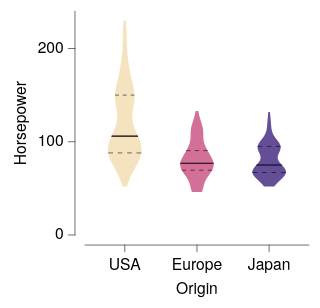

The specification (Vega-Lite) saved for this image:
### Vega-Lite specification from a JSON file in a GitHub repository (floating-point values rounded to 4 significant figures; data arrays with more than 128 entries replaced by an {"elided": "..."} marker saying what was removed)
{"background": null, "config": {"arc": {"fill": "#DBDBDB", "fillOpacity": 1.0, "innerRadius": 25.0, "padAngle": 0.03, "stroke": "black", "strokeOpacity": 1, "strokeWidth": 0.25}, "area": {"fill": "#DBDBDB", "fillOpacity": 1.0, "stroke": "black", "strokeOpacity": 1, "strokeWidth": 0.25}, "axis": {"domain": true, "domainCap": "round", "domainColor": "black", "domainWidth": 0.25, "grid": false, "gridCap": "round", "gridColor": "#F1F1F1", "gridDash": [0, 0], "gridOpacity": 1.0, "gridWidth": 0.25, "labelColor": "black", "labelFont": "Helvetica Neue, HelveticaNeue, Helvetica, Arial, sans-serif", "labelFontSize": 7, "labelFontStyle": "normal", "labelFontWeight": 400, "offset": 4.5, "ticks": true, "tickCap": "round", "tickColor": "black", "tickRound": false, "tickSize": 3, "tickWidth": 0.25, "titleColor": "black", "titleFont": "Helvetica Neue, HelveticaNeue, Helvetica, Arial, sans-serif", "titleFontSize": 7, "titleFontStyle": "normal", "titleFontWeight": 400}, "axisX": {"domain": true, "labelAlign": "center", "labelAngle": 0, "labels": true, "ticks": true, "translate": 0}, "axisY": {"domain": true, "labelAlign": "right", "labelAngle": 0, "labels": true, "ticks": true, "translate": 0}, "axisRight": {"domain": true, "labelAlign": "left", "labelAngle": 0, "labels": true, "ticks": true, "translate": 0}, "axisTop": {"domain": true, "labelAlign": "center", "labelAngle": 0, "labels": true, "ticks": true, "translate": 0}, "axisBand": {"tickOffset": 0}, "bar": {"fill": "#DBDBDB", "fillOpacity": 1.0, "stroke": "black", "strokeOpacity": 1, "strokeWidth": 0.25}, "boxplot": {"size": 9.0, "ticks": {"cornerRadius": 0.25, "fill": "black", "opacity": 1, "size": 4.5, "thickness": 0.25}, "box": {"fillOpacity": 1.0, "stroke": "black", "strokeOpacity": 1, "strokeWidth": 0.25}, "median": {"cornerRadius": 0, "fill": "black", "fillOpacity": 1.0, "opacity": 1, "size": 9.0, "thickness": 0.25}, "rule": {"fill": "black", "fillOpacity": 1.0, "size": 10.0, "stroke": "black", "strokeDash": [0, 0], "strokeOpacity": 1, "strokeWidth": 0.25}, "outliers": {"color": "black", "fill": "black", "fillOpacity": 1.0, "size": 0, "stroke": "black", "strokeOpacity": 1, "strokeWidth": 0.25}}, "circle": {"fill": "black", "fillOpacity": 1.0, "size": 1.25, "stroke": null, "strokeOpacity": 1, "strokeWidth": 0.25}, "errorband": {"band": {"fillOpacity": 0.6, "stroke": null, "strokeWidth": 0.25, "strokeOpacity": 1}, "borders": {"opacity": 0, "strokeOpacity": 0.25, "strokeWidth": 1}}, "errorbar": {"opacity": 1, "rule": {"strokeDash": [0, 0], "strokeWidth": 0.25}, "ticks": {"color": "black", "cornerRadius": 0.125, "opacity": 1, "size": 6.0, "thickness": 0.25}, "thickness": 0.25}, "font": "Helvetica Neue, HelveticaNeue, Helvetica, Arial, sans-serif", "geoshape": {"fill": "#DBDBDB", "fillOpacity": 1.0, "stroke": "black", "strokeOpacity": 1, "strokeWidth": 0.25}, "header": {"labelColor": "black", "labelFont": "Helvetica Neue, HelveticaNeue, Helvetica, Arial, sans-serif", "labelFontSize": 7, "labelFontStyle": "normal", "labelFontWeight": 400, "titleColor": "black", "titleFont": "Helvetica Neue, HelveticaNeue, Helvetica, Arial, sans-serif", "titleFontSize": 7, "titleFontStyle": "normal", "titleFontWeight": 400, "titlePadding": 0}, "legend": {"disable": false, "offset": 4.5, "titlePadding": 4, "labelOffset": 2, "gradientLabelOffset": 2, "gradientLength": 50.0, "gradientThickness": 5.0, "gradientOpacity": 1.0, "gradientStrokeColor": "black", "gradientStrokeWidth": 0.25, "labelColor": "black", "labelFont": "Helvetica Neue, HelveticaNeue, Helvetica, Arial, sans-serif", "labelFontSize": 7, "labelFontStyle": "normal", "labelFontWeight": 400, "strokeColor": "black", "strokeWidth": 0, "symbolSize": 42, "symbolStrokeColor": "black", "symbolStrokeWidth": 0.25, "titleColor": "black", "titleFont": "Helvetica Neue, HelveticaNeue, Helvetica, Arial, sans-serif", "titleFontSize": 7, "titleFontStyle": "normal", "titleFontWeight": 400}, "line": {"color": "black", "stroke": "black", "strokeCap": "butt", "strokeDash": [0, 0], "strokeOpacity": 1, "strokeWidth": 0.5}, "point": {"filled": true, "fill": "#DBDBDB", "fillOpacity": 1.0, "size": 5.0, "stroke": "black", "strokeOpacity": 1, "strokeWidth": 0.25}, "range": {"category": ["#5CA7B1", "#B7D0EE", "#B7B3E4", "#B3DAB5", "#F5E1B3", "#3D727B", "#809DC7", "#867DAC", "#80A988", "#CBB17A", "#204148", "#546B94", "#584C77", "#507B5F", "#9D824D"], "diverging": {"scheme": ["#6F572A", "#876E43", "#9E875F", "#B5A17F", "#CABBA2", "#DCD6CC", "#F4F1E9", "#C9D7DA", "#9DBFC6", "#78A5AF", "#558B96", "#36717C", "#1A5762"]}, "heatmap": {"scheme": ["#32022B", "#43044D", "#4C196E", "#4D338C", "#484DA6", "#3A68BB", "#1D83CA", "#1D9CCB", "#23B5C9", "#28CDC5", "#4DE0B4", "#91EE9F"]}, "ordinal": {"scheme": ["#F1F1F1", "#DBDBDB", "#C6C6C6", "#B2B2B2", "#9D9D9D", "#898989", "#767676", "#636363", "#515151", "#404040", "#2F2F2F", "#1F1F1F"]}, "ramp": {"scheme": ["#32022B", "#43044D", "#4C196E", "#4D338C", "#484DA6", "#3A68BB", "#1D83CA", "#1D9CCB", "#23B5C9", "#28CDC5", "#4DE0B4", "#91EE9F"]}}, "rule": {"color": "black", "stroke": "black", "strokeCap": "round", "strokeDash": [2, 2], "strokeOpacity": 1, "strokeWidth": 0.25}, "scale": {"bandPaddingInner": 0.1, "bandPaddingOuter": 0.1, "round": false}, "rect": {"fill": "#DBDBDB", "fillOpacity": 1.0, "stroke": "black", "strokeOpacity": 1, "strokeWidth": 0.25}, "square": {"fill": "#DBDBDB", "fillOpacity": 1.0, "size": 10.0, "stroke": "black", "strokeOpacity": 1, "strokeWidth": 0.25}, "text": {"color": "black", "font": "Helvetica Neue, HelveticaNeue, Helvetica, Arial, sans-serif", "fontSize": 7, "fontStyle": "normal", "fontWeight": 400}, "tick": {"color": "black", "cornerRadius": 0.125, "opacity": 1.0, "size": 9.0, "thickness": 0.25}, "title": {"anchor": "middle", "frame": "group", "color": "black", "font": "Helvetica Neue, HelveticaNeue, Helvetica, Arial, sans-serif", "fontSize": 7, "fontStyle": "normal", "fontWeight": 400, "subtitleColor": "black", "subtitleFont": "Helvetica Neue, HelveticaNeue, Helvetica, Arial, sans-serif", "subtitleFontSize": "Helvetica Neue, HelveticaNeue, Helvetica, Arial, sans-serif", "subtitleFontStyle": "normal", "subtitleFontWeight": 400}, "trail": {"color": "black", "opacity": 1, "size": 0.5}, "view": {"continuousWidth": 100, "continuousHeight": 100, "discreteWidth": 100, "discreteHeight": 100, "fill": null, "stroke": null, "strokeWidth": 0.25}}, "layer": [{"data": {"name": "data-44dff7445a501b9cf6b30f1134c45719"}, "mark": {"type": "line", "fillOpacity": 0.85, "filled": true, "strokeOpacity": 0, "strokeWidth": 0.25}, "encoding": {"color": {"field": "__group", "legend": null, "scale": {"domain": ["USA", "Europe", "Japan"], "range": ["#F4DDB4", "#CC5887", "#4B2F87"]}, "sort": ["USA", "Europe", "Japan"], "title": null, "type": "nominal"}, "order": {"field": "__order", "type": "quantitative"}, "x": {"axis": null, "field": "__x", "scale": {"domain": [0, 100], "padding": 0}, "type": "quantitative"}, "y": {"field": "__y", "title": "Horsepower", "type": "quantitative"}}}, {"data": {"values": [{"__group": "USA", "__y": 88.0, "__x": 10.35, "__x2": 25.13, "__dysonsphere__": 1}]}, "mark": {"type": "rule", "color": "black", "strokeCap": "butt", "strokeDash": [2.111, 2.111], "strokeWidth": 0.25}, "encoding": {"x": {"axis": null, "field": "__x", "scale": {"domain": [0, 100], "padding": 0}, "type": "quantitative"}, "x2": {"field": "__x2"}, "y": {"field": "__y", "title": "Horsepower", "type": "quantitative"}}}, {"data": {"values": [{"__group": "USA", "__y": 150.0, "__x": 13.39, "__x2": 22.1, "__dysonsphere__": 1}]}, "mark": {"type": "rule", "color": "black", "strokeCap": "butt", "strokeDash": [1.742, 1.742], "strokeWidth": 0.25}, "encoding": {"x": {"axis": null, "field": "__x", "scale": {"domain": [0, 100], "padding": 0}, "type": "quantitative"}, "x2": {"field": "__x2"}, "y": {"field": "__y", "title": "Horsepower", "type": "quantitative"}}}, {"data": {"values": [{"__group": "Europe", "__y": 69.5, "__x": 43.2, "__x2": 56.8, "__dysonsphere__": 1}]}, "mark": {"type": "rule", "color": "black", "strokeCap": "butt", "strokeDash": [1.943, 1.943], "strokeWidth": 0.25}, "encoding": {"x": {"axis": null, "field": "__x", "scale": {"domain": [0, 100], "padding": 0}, "type": "quantitative"}, "x2": {"field": "__x2"}, "y": {"field": "__y", "title": "Horsepower", "type": "quantitative"}}}, {"data": {"values": [{"__group": "Europe", "__y": 90.5, "__x": 45.23, "__x2": 54.77, "__dysonsphere__": 1}]}, "mark": {"type": "rule", "color": "black", "strokeCap": "butt", "strokeDash": [1.906, 1.906], "strokeWidth": 0.25}, "encoding": {"x": {"axis": null, "field": "__x", "scale": {"domain": [0, 100], "padding": 0}, "type": "quantitative"}, "x2": {"field": "__x2"}, "y": {"field": "__y", "title": "Horsepower", "type": "quantitative"}}}, {"data": {"values": [{"__group": "Japan", "__y": 67.0, "__x": 74.78, "__x2": 89.74, "__dysonsphere__": 1}]}, "mark": {"type": "rule", "color": "black", "strokeCap": "butt", "strokeDash": [2.137, 2.137], "strokeWidth": 0.25}, "encoding": {"x": {"axis": null, "field": "__x", "scale": {"domain": [0, 100], "padding": 0}, "type": "quantitative"}, "x2": {"field": "__x2"}, "y": {"field": "__y", "title": "Horsepower", "type": "quantitative"}}}, {"data": {"values": [{"__group": "Japan", "__y": 95.0, "__x": 77.14, "__x2": 87.38, "__dysonsphere__": 1}]}, "mark": {"type": "rule", "color": "black", "strokeCap": "butt", "strokeDash": [2.048, 2.048], "strokeWidth": 0.25}, "encoding": {"x": {"axis": null, "field": "__x", "scale": {"domain": [0, 100], "padding": 0}, "type": "quantitative"}, "x2": {"field": "__x2"}, "y": {"field": "__y", "title": "Horsepower", "type": "quantitative"}}}, {"data": {"values": [{"__group": "USA", "__y": 105.4, "__x": 11.72, "__x2": 23.77, "__dysonsphere__": 1}, {"__group": "USA", "__y": 105.7, "__x": 11.76, "__x2": 23.72, "__dysonsphere__": 1}, {"__group": "USA", "__y": 106.0, "__x": 11.82, "__x2": 23.66, "__dysonsphere__": 1}, {"__group": "USA", "__y": 106.6, "__x": 11.92, "__x2": 23.56, "__dysonsphere__": 1}, {"__group": "USA", "__y": 106.6, "__x": 11.93, "__x2": 23.55, "__dysonsphere__": 1}, {"__group": "Europe", "__y": 76.4, "__x": 42.52, "__x2": 57.48, "__dysonsphere__": 1}, {"__group": "Europe", "__y": 76.6, "__x": 42.53, "__x2": 57.47, "__dysonsphere__": 1}, {"__group": "Europe", "__y": 77.0, "__x": 42.55, "__x2": 57.45, "__dysonsphere__": 1}, {"__group": "Europe", "__y": 77.04, "__x": 42.55, "__x2": 57.45, "__dysonsphere__": 1}, {"__group": "Europe", "__y": 77.48, "__x": 42.59, "__x2": 57.41, "__dysonsphere__": 1}, {"__group": "Europe", "__y": 77.6, "__x": 42.6, "__x2": 57.4, "__dysonsphere__": 1}, {"__group": "Japan", "__y": 74.4, "__x": 76.3, "__x2": 88.22, "__dysonsphere__": 1}, {"__group": "Japan", "__y": 74.51, "__x": 76.34, "__x2": 88.17, "__dysonsphere__": 1}, {"__group": "Japan", "__y": 74.91, "__x": 76.49, "__x2": 88.02, "__dysonsphere__": 1}, {"__group": "Japan", "__y": 75.0, "__x": 76.53, "__x2": 87.99, "__dysonsphere__": 1}, {"__group": "Japan", "__y": 75.32, "__x": 76.65, "__x2": 87.87, "__dysonsphere__": 1}, {"__group": "Japan", "__y": 75.6, "__x": 76.75, "__x2": 87.76, "__dysonsphere__": 1}]}, "mark": {"type": "area", "fill": "black", "fillOpacity": 1, "opacity": 1, "stroke": null, "strokeWidth": 0}, "encoding": {"detail": {"field": "__group", "type": "nominal"}, "x": {"axis": null, "field": "__x", "scale": {"domain": [0, 100], "padding": 0}, "type": "quantitative"}, "x2": {"field": "__x2"}, "y": {"field": "__y", "title": "Horsepower", "type": "quantitative"}}}, {"data": {"name": "data-d7a230a7326baf606a19256938f2a2d2"}, "mark": {"type": "bar", "opacity": 0}, "encoding": {"x": {"axis": {}, "field": "Origin", "scale": {"domain": ["USA", "Europe", "Japan"]}, "sort": ["USA", "Europe", "Japan"], "title": "Origin", "type": "nominal"}}, "transform": [{"filter": "false"}]}], "resolve": {"axis": {"x": "independent"}}, "$schema": "https://vega.github.io/schema/vega-lite/v6.4.1.json", "datasets": {"data-44dff7445a501b9cf6b30f1134c45719": {"elided": "1203 records"}, "data-d7a230a7326baf606a19256938f2a2d2": {"elided": "400 records"}}}
